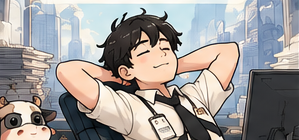
#> input picture desktop/assets/ui-slice/home-character.png, 299 x 140 px, found by its file name
$ python clean-home-character.py
#> lines starting #> are read from the running program, lines starting #| are printed output that depends on the picture; after the words box and inside, x2 and y2 are one past the last pixel; in counts of white or black regions, pixels touching at a corner belong together
from collections import deque
from pathlib import Path

import numpy as np
from PIL import Image


path = Path(__file__).resolve().parents[1] / "assets/textures/ui/home/home-character.png"
image = Image.open(path).convert("RGBA")
pixels = np.array(image)
rgb = pixels[:, :, :3].astype(np.int16)

# The supplied cutout has a visible grey checkerboard baked into the RGB data.
# Flood only neutral, mid-light pixels from the image border so white clothing
# and paper details inside the cutout are not removed.
neutral = rgb.max(axis=2) - rgb.min(axis=2) <= 10
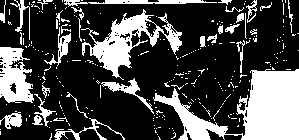
#> neutral: shape (140, 299) bool; 28.5% white; 272 white regions (239 under 20 px), largest, box (x1, y1, x2, y2) and area: (153, 69, 299, 140) 4810, (81, 9, 182, 80) 2206, (0, 47, 34, 103) 1301
mid_light = (rgb.min(axis=2) >= 145) & (rgb.max(axis=2) <= 235)
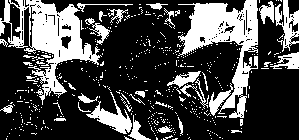
#> mid_light: shape (140, 299) bool; 28.4% white; 468 white regions (433 under 20 px), largest, box (x1, y1, x2, y2) and area: (0, 0, 102, 105) 3656, (178, 0, 258, 118) 3558, (86, 92, 132, 134) 634
candidate = neutral & mid_light
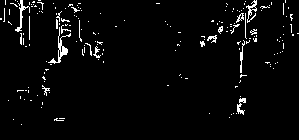
#> candidate: shape (140, 299) bool; 3.3% white in thin lines or dots, all inside (x1, y1, x2, y2) = (0, 0, 299, 125)
height, width = candidate.shape
#> height = 140; width = 299
visited = np.zeros_like(candidate, dtype=bool)
queue = deque()

for x in range(width):
    if candidate[0, x]:
        visited[0, x] = True
        queue.append((0, x))
    if candidate[height - 1, x] and not visited[height - 1, x]:
        visited[height - 1, x] = True
        queue.append((height - 1, x))
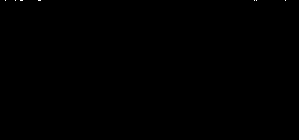
#> visited: shape (140, 299) bool; 0.03% white in thin lines or dots, all inside (x1, y1, x2, y2) = (5, 0, 286, 1)
for y in range(height):
    if candidate[y, 0] and not visited[y, 0]:
        visited[y, 0] = True
        queue.append((y, 0))
    if candidate[y, width - 1] and not visited[y, width - 1]:
        visited[y, width - 1] = True
        queue.append((y, width - 1))
#> visited: shape (140, 299) bool; 0.03% white in thin lines or dots, all inside (x1, y1, x2, y2) = (0, 0, 299, 34)

while queue:
    y, x = queue.popleft()
    for ny, nx in ((y - 1, x), (y + 1, x), (y, x - 1), (y, x + 1)):
        if 0 <= ny < height and 0 <= nx < width and candidate[ny, nx] and not visited[ny, nx]:
            visited[ny, nx] = True
            queue.append((ny, nx))
#> this loop made 178 passes
#> (y, x) on passes 1 to 3: (0, 5), (0, 15), (0, 20)
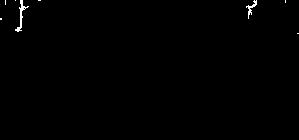
#> visited: shape (140, 299) bool; 0.43% white in thin lines or dots, all inside (x1, y1, x2, y2) = (0, 0, 299, 34)

pixels[visited, 3] = 0
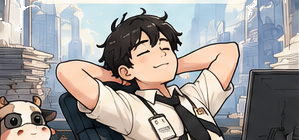
#> pixels: shape (140, 299, 4); mean R, G, B, A 158.4, 154.3, 152.1, 253.9; transparent parts drawn white
Image.fromarray(pixels, "RGBA").save(path)
print(f"cleaned {path} ({int(visited.sum())} background pixels)")
#| cleaned assets/textures/ui/home/home-character.png (178 background pixels)
